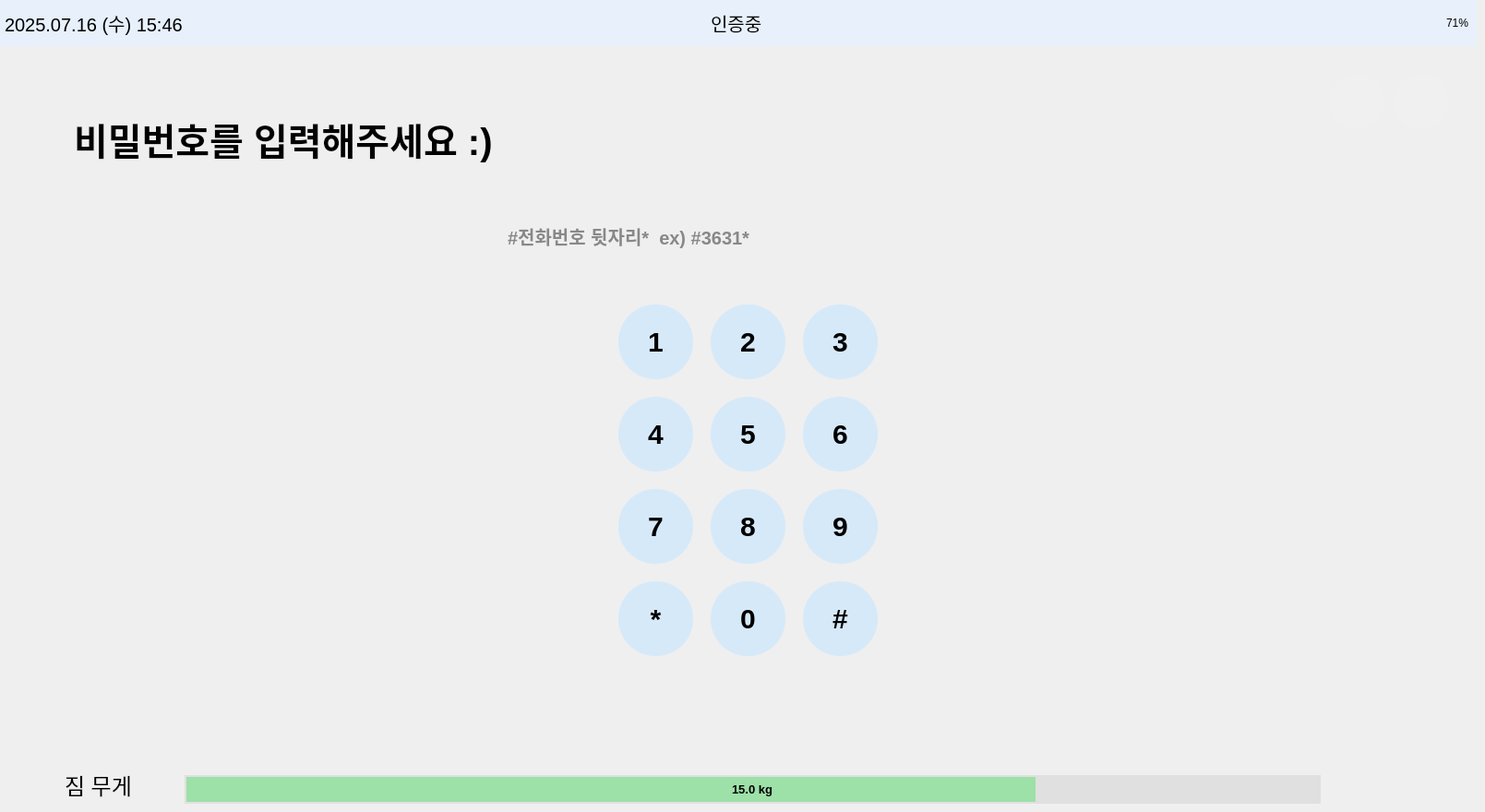
    <widget class="QWidget" name="page_user_valid">
     <widget class="QPushButton" name="btn_home11">
      <property name="geometry">
       <rect>
        <x>1440</x>
        <y>80</y>
        <width>60</width>
        <height>60</height>
       </rect>
      </property>
      <property name="palette">
       <palette>
        <active>
         <colorrole role="Button">
          <brush brushstyle="SolidPattern">
           <color alpha="255">
            <red>240</red>
            <green>240</green>
            <blue>240</blue>
           </color>
          </brush>
         </colorrole>
         <colorrole role="Base">
          <brush brushstyle="SolidPattern">
           <color alpha="255">
            <red>240</red>
            <green>240</green>
            <blue>240</blue>
           </color>
          </brush>
         </colorrole>
         <colorrole role="Window">
          <brush brushstyle="SolidPattern">
           <color alpha="255">
            <red>240</red>
            <green>240</green>
            <blue>240</blue>
           </color>
          </brush>
         </colorrole>
        </active>
        <inactive>
         <colorrole role="Button">
          <brush brushstyle="SolidPattern">
           <color alpha="255">
            <red>240</red>
            <green>240</green>
            <blue>240</blue>
           </color>
          </brush>
         </colorrole>
         <colorrole role="Base">
          <brush brushstyle="SolidPattern">
           <color alpha="255">
            <red>240</red>
            <green>240</green>
            <blue>240</blue>
           </color>
          </brush>
         </colorrole>
         <colorrole role="Window">
          <brush brushstyle="SolidPattern">
           <color alpha="255">
            <red>240</red>
            <green>240</green>
            <blue>240</blue>
           </color>
          </brush>
         </colorrole>
        </inactive>
        <disabled>
         <colorrole role="Button">
          <brush brushstyle="SolidPattern">
           <color alpha="255">
            <red>240</red>
            <green>240</green>
            <blue>240</blue>
           </color>
          </brush>
         </colorrole>
         <colorrole role="Base">
          <brush brushstyle="SolidPattern">
           <color alpha="255">
            <red>240</red>
            <green>240</green>
            <blue>240</blue>
           </color>
          </brush>
         </colorrole>
         <colorrole role="Window">
          <brush brushstyle="SolidPattern">
           <color alpha="255">
            <red>240</red>
            <green>240</green>
            <blue>240</blue>
           </color>
          </brush>
         </colorrole>
        </disabled>
       </palette>
      </property>
      <property name="styleSheet">
       <string notr="true">QPushButton {
    border: none;
    border-radius: 30px;
    background-color: #F0F0F0;
}</string>
      </property>
      <property name="text">
       <string/>
      </property>
      <property name="icon">
       <iconset>
        <normaloff>icon/home.png</normaloff>icon/home.png</iconset>
      </property>
      <property name="iconSize">
       <size>
        <width>40</width>
        <height>40</height>
       </size>
      </property>
     </widget>
     <widget class="QPushButton" name="btn_back11">
      <property name="geometry">
       <rect>
        <x>1510</x>
        <y>80</y>
        <width>60</width>
        <height>60</height>
       </rect>
      </property>
      <property name="palette">
       <palette>
        <active>
         <colorrole role="Button">
          <brush brushstyle="SolidPattern">
           <color alpha="255">
            <red>240</red>
            <green>240</green>
            <blue>240</blue>
           </color>
          </brush>
         </colorrole>
         <colorrole role="Base">
          <brush brushstyle="SolidPattern">
           <color alpha="255">
            <red>240</red>
            <green>240</green>
            <blue>240</blue>
           </color>
          </brush>
         </colorrole>
         <colorrole role="Window">
          <brush brushstyle="SolidPattern">
           <color alpha="255">
            <red>240</red>
            <green>240</green>
            <blue>240</blue>
           </color>
          </brush>
         </colorrole>
        </active>
        <inactive>
         <colorrole role="Button">
          <brush brushstyle="SolidPattern">
           <color alpha="255">
            <red>240</red>
            <green>240</green>
            <blue>240</blue>
           </color>
          </brush>
         </colorrole>
         <colorrole role="Base">
          <brush brushstyle="SolidPattern">
           <color alpha="255">
            <red>240</red>
            <green>240</green>
            <blue>240</blue>
           </color>
          </brush>
         </colorrole>
         <colorrole role="Window">
          <brush brushstyle="SolidPattern">
           <color alpha="255">
            <red>240</red>
            <green>240</green>
            <blue>240</blue>
           </color>
          </brush>
         </colorrole>
        </inactive>
        <disabled>
         <colorrole role="Button">
          <brush brushstyle="SolidPattern">
           <color alpha="255">
            <red>240</red>
            <green>240</green>
            <blue>240</blue>
           </color>
          </brush>
         </colorrole>
         <colorrole role="Base">
          <brush brushstyle="SolidPattern">
           <color alpha="255">
            <red>240</red>
            <green>240</green>
            <blue>240</blue>
           </color>
          </brush>
         </colorrole>
         <colorrole role="Window">
          <brush brushstyle="SolidPattern">
           <color alpha="255">
            <red>240</red>
            <green>240</green>
            <blue>240</blue>
           </color>
          </brush>
         </colorrole>
        </disabled>
       </palette>
      </property>
      <property name="styleSheet">
       <string notr="true">QPushButton {
    border: none;
    border-radius: 30px;
    background-color: #F0F0F0;
}</string>
      </property>
      <property name="text">
       <string/>
      </property>
      <property name="icon">
       <iconset>
        <normaloff>icon/back.png</normaloff>icon/back.png</iconset>
      </property>
      <property name="iconSize">
       <size>
        <width>40</width>
        <height>40</height>
       </size>
      </property>
     </widget>
     <widget class="QProgressBar" name="weight_bar11">
      <property name="geometry">
       <rect>
        <x>200</x>
        <y>840</y>
        <width>1231</width>
        <height>31</height>
       </rect>
      </property>
      <property name="font">
       <font>
        <pointsize>10</pointsize>
        <weight>75</weight>
        <bold>true</bold>
       </font>
      </property>
      <property name="styleSheet">
       <string notr="true">QProgressBar {
    border: 2px solid #E0E0E0;         /* 테두리: 불투명 회색 */
    border-radius: 30px;               /* 둥글게 */
    background-color: #E0E0E0;         /* 배경: 불투명 연회색 */
    text-align: center;                /* 텍스트 중앙 정렬 */
}

QProgressBar::chunk {
    background-color: rgba(129, 224, 144, 180);   /* 초록색 바 + 투명도 */
    border-radius: 30px;
}
</string>
      </property>
      <property name="maximum">
       <number>20000</number>
      </property>
      <property name="value">
       <number>15000</number>
      </property>
      <property name="format">
       <string>15.0 kg</string>
      </property>
     </widget>
     <widget class="QFrame" name="topbar11">
      <property name="geometry">
       <rect>
        <x>0</x>
        <y>0</y>
        <width>1600</width>
        <height>50</height>
       </rect>
      </property>
      <property name="palette">
       <palette>
        <active>
         <colorrole role="WindowText">
          <brush brushstyle="SolidPattern">
           <color alpha="255">
            <red>0</red>
            <green>0</green>
            <blue>0</blue>
           </color>
          </brush>
         </colorrole>
         <colorrole role="Button">
          <brush brushstyle="SolidPattern">
           <color alpha="255">
            <red>231</red>
            <green>240</green>
            <blue>251</blue>
           </color>
          </brush>
         </colorrole>
         <colorrole role="Light">
          <brush brushstyle="SolidPattern">
           <color alpha="255">
            <red>255</red>
            <green>116</green>
            <blue>116</blue>
           </color>
          </brush>
         </colorrole>
         <colorrole role="Midlight">
          <brush brushstyle="SolidPattern">
           <color alpha="255">
            <red>247</red>
            <green>63</green>
            <blue>63</blue>
           </color>
          </brush>
         </colorrole>
         <colorrole role="Dark">
          <brush brushstyle="SolidPattern">
           <color alpha="255">
            <red>120</red>
            <green>6</green>
            <blue>6</blue>
           </color>
          </brush>
         </colorrole>
         <colorrole role="Mid">
          <brush brushstyle="SolidPattern">
           <color alpha="255">
            <red>160</red>
            <green>7</green>
            <blue>7</blue>
           </color>
          </brush>
         </colorrole>
         <colorrole role="Text">
          <brush brushstyle="SolidPattern">
           <color alpha="255">
            <red>0</red>
            <green>0</green>
            <blue>0</blue>
           </color>
          </brush>
         </colorrole>
         <colorrole role="BrightText">
          <brush brushstyle="SolidPattern">
           <color alpha="255">
            <red>255</red>
            <green>255</green>
            <blue>255</blue>
           </color>
          </brush>
         </colorrole>
         <colorrole role="ButtonText">
          <brush brushstyle="SolidPattern">
           <color alpha="255">
            <red>0</red>
            <green>0</green>
            <blue>0</blue>
           </color>
          </brush>
         </colorrole>
         <colorrole role="Base">
          <brush brushstyle="SolidPattern">
           <color alpha="255">
            <red>231</red>
            <green>240</green>
            <blue>251</blue>
           </color>
          </brush>
         </colorrole>
         <colorrole role="Window">
          <brush brushstyle="SolidPattern">
           <color alpha="255">
            <red>231</red>
            <green>240</green>
            <blue>251</blue>
           </color>
          </brush>
         </colorrole>
         <colorrole role="Shadow">
          <brush brushstyle="SolidPattern">
           <color alpha="255">
            <red>0</red>
            <green>0</green>
            <blue>0</blue>
           </color>
          </brush>
         </colorrole>
         <colorrole role="AlternateBase">
          <brush brushstyle="SolidPattern">
           <color alpha="255">
            <red>247</red>
            <green>133</green>
            <blue>133</blue>
           </color>
          </brush>
         </colorrole>
         <colorrole role="ToolTipBase">
          <brush brushstyle="SolidPattern">
           <color alpha="255">
            <red>255</red>
            <green>255</green>
            <blue>220</blue>
           </color>
          </brush>
         </colorrole>
         <colorrole role="ToolTipText">
          <brush brushstyle="SolidPattern">
           <color alpha="255">
            <red>0</red>
            <green>0</green>
            <blue>0</blue>
           </color>
          </brush>
         </colorrole>
         <colorrole role="PlaceholderText">
          <brush brushstyle="SolidPattern">
           <color alpha="128">
            <red>0</red>
            <green>0</green>
            <blue>0</blue>
           </color>
          </brush>
         </colorrole>
        </active>
        <inactive>
         <colorrole role="WindowText">
          <brush brushstyle="SolidPattern">
           <color alpha="255">
            <red>0</red>
            <green>0</green>
            <blue>0</blue>
           </color>
          </brush>
         </colorrole>
         <colorrole role="Button">
          <brush brushstyle="SolidPattern">
           <color alpha="255">
            <red>231</red>
            <green>240</green>
            <blue>251</blue>
           </color>
          </brush>
         </colorrole>
         <colorrole role="Light">
          <brush brushstyle="SolidPattern">
           <color alpha="255">
            <red>255</red>
            <green>116</green>
            <blue>116</blue>
           </color>
          </brush>
         </colorrole>
         <colorrole role="Midlight">
          <brush brushstyle="SolidPattern">
           <color alpha="255">
            <red>247</red>
            <green>63</green>
            <blue>63</blue>
           </color>
          </brush>
         </colorrole>
         <colorrole role="Dark">
          <brush brushstyle="SolidPattern">
           <color alpha="255">
            <red>120</red>
            <green>6</green>
            <blue>6</blue>
           </color>
          </brush>
         </colorrole>
         <colorrole role="Mid">
          <brush brushstyle="SolidPattern">
           <color alpha="255">
            <red>160</red>
            <green>7</green>
            <blue>7</blue>
           </color>
          </brush>
         </colorrole>
         <colorrole role="Text">
          <brush brushstyle="SolidPattern">
           <color alpha="255">
            <red>0</red>
            <green>0</green>
            <blue>0</blue>
           </color>
          </brush>
         </colorrole>
         <colorrole role="BrightText">
          <brush brushstyle="SolidPattern">
           <color alpha="255">
            <red>255</red>
            <green>255</green>
            <blue>255</blue>
           </color>
          </brush>
         </colorrole>
         <colorrole role="ButtonText">
          <brush brushstyle="SolidPattern">
           <color alpha="255">
            <red>0</red>
            <green>0</green>
            <blue>0</blue>
           </color>
          </brush>
         </colorrole>
         <colorrole role="Base">
          <brush brushstyle="SolidPattern">
           <color alpha="255">
            <red>231</red>
            <green>240</green>
            <blue>251</blue>
           </color>
          </brush>
         </colorrole>
         <colorrole role="Window">
          <brush brushstyle="SolidPattern">
           <color alpha="255">
            <red>231</red>
            <green>240</green>
            <blue>251</blue>
           </color>
          </brush>
         </colorrole>
         <colorrole role="Shadow">
          <brush brushstyle="SolidPattern">
           <color alpha="255">
            <red>0</red>
            <green>0</green>
            <blue>0</blue>
           </color>
          </brush>
         </colorrole>
         <colorrole role="AlternateBase">
          <brush brushstyle="SolidPattern">
           <color alpha="255">
            <red>247</red>
            <green>133</green>
            <blue>133</blue>
           </color>
          </brush>
         </colorrole>
         <colorrole role="ToolTipBase">
          <brush brushstyle="SolidPattern">
           <color alpha="255">
            <red>255</red>
            <green>255</green>
            <blue>220</blue>
           </color>
          </brush>
         </colorrole>
         <colorrole role="ToolTipText">
          <brush brushstyle="SolidPattern">
           <color alpha="255">
            <red>0</red>
            <green>0</green>
            <blue>0</blue>
           </color>
          </brush>
         </colorrole>
         <colorrole role="PlaceholderText">
          <brush brushstyle="SolidPattern">
           <color alpha="128">
            <red>0</red>
            <green>0</green>
            <blue>0</blue>
           </color>
          </brush>
         </colorrole>
        </inactive>
        <disabled>
         <colorrole role="WindowText">
          <brush brushstyle="SolidPattern">
           <color alpha="255">
            <red>120</red>
            <green>6</green>
            <blue>6</blue>
           </color>
          </brush>
         </colorrole>
         <colorrole role="Button">
          <brush brushstyle="SolidPattern">
           <color alpha="255">
            <red>231</red>
            <green>240</green>
            <blue>251</blue>
           </color>
          </brush>
         </colorrole>
         <colorrole role="Light">
          <brush brushstyle="SolidPattern">
           <color alpha="255">
            <red>255</red>
            <green>116</green>
            <blue>116</blue>
           </color>
          </brush>
         </colorrole>
         <colorrole role="Midlight">
          <brush brushstyle="SolidPattern">
           <color alpha="255">
            <red>247</red>
            <green>63</green>
            <blue>63</blue>
           </color>
          </brush>
         </colorrole>
         <colorrole role="Dark">
          <brush brushstyle="SolidPattern">
           <color alpha="255">
            <red>120</red>
            <green>6</green>
            <blue>6</blue>
           </color>
          </brush>
         </colorrole>
         <colorrole role="Mid">
          <brush brushstyle="SolidPattern">
           <color alpha="255">
            <red>160</red>
            <green>7</green>
            <blue>7</blue>
           </color>
          </brush>
         </colorrole>
         <colorrole role="Text">
          <brush brushstyle="SolidPattern">
           <color alpha="255">
            <red>120</red>
            <green>6</green>
            <blue>6</blue>
           </color>
          </brush>
         </colorrole>
         <colorrole role="BrightText">
          <brush brushstyle="SolidPattern">
           <color alpha="255">
            <red>255</red>
            <green>255</green>
            <blue>255</blue>
           </color>
          </brush>
         </colorrole>
         <colorrole role="ButtonText">
          <brush brushstyle="SolidPattern">
           <color alpha="255">
            <red>120</red>
            <green>6</green>
            <blue>6</blue>
           </color>
          </brush>
         </colorrole>
         <colorrole role="Base">
          <brush brushstyle="SolidPattern">
           <color alpha="255">
            <red>231</red>
            <green>240</green>
            <blue>251</blue>
           </color>
          </brush>
         </colorrole>
         <colorrole role="Window">
          <brush brushstyle="SolidPattern">
           <color alpha="255">
            <red>231</red>
            <green>240</green>
            <blue>251</blue>
           </color>
          </brush>
         </colorrole>
         <colorrole role="Shadow">
          <brush brushstyle="SolidPattern">
           <color alpha="255">
            <red>0</red>
            <green>0</green>
            <blue>0</blue>
           </color>
          </brush>
         </colorrole>
         <colorrole role="AlternateBase">
          <brush brushstyle="SolidPattern">
           <color alpha="255">
            <red>240</red>
            <green>11</green>
            <blue>11</blue>
           </color>
          </brush>
         </colorrole>
         <colorrole role="ToolTipBase">
          <brush brushstyle="SolidPattern">
           <color alpha="255">
            <red>255</red>
            <green>255</green>
            <blue>220</blue>
           </color>
          </brush>
         </colorrole>
         <colorrole role="ToolTipText">
          <brush brushstyle="SolidPattern">
           <color alpha="255">
            <red>0</red>
            <green>0</green>
            <blue>0</blue>
           </color>
          </brush>
         </colorrole>
         <colorrole role="PlaceholderText">
          <brush brushstyle="SolidPattern">
           <color alpha="128">
            <red>0</red>
            <green>0</green>
            <blue>0</blue>
           </color>
          </brush>
         </colorrole>
        </disabled>
       </palette>
      </property>
      <property name="styleSheet">
       <string>background-color: #e7f0fb;</string>
      </property>
      <widget class="QLabel" name="label_datetime11">
       <property name="geometry">
        <rect>
         <x>5</x>
         <y>0</y>
         <width>331</width>
         <height>50</height>
        </rect>
       </property>
       <property name="font">
        <font>
         <pointsize>15</pointsize>
        </font>
       </property>
       <property name="text">
        <string>2025.07.16 (수) 15:46</string>
       </property>
      </widget>
      <widget class="QLabel" name="label_battery11">
       <property name="geometry">
        <rect>
         <x>1470</x>
         <y>0</y>
         <width>121</width>
         <height>50</height>
        </rect>
       </property>
       <property name="text">
        <string>71%</string>
       </property>
       <property name="alignment">
        <set>Qt::AlignRight|Qt::AlignTrailing|Qt::AlignVCenter</set>
       </property>
      </widget>
      <widget class="QLabel" name="label_status11">
       <property name="geometry">
        <rect>
         <x>770</x>
         <y>0</y>
         <width>141</width>
         <height>50</height>
        </rect>
       </property>
       <property name="font">
        <font>
         <pointsize>15</pointsize>
         <weight>50</weight>
         <bold>false</bold>
        </font>
       </property>
       <property name="text">
        <string>인증중</string>
       </property>
      </widget>
      <widget class="QLabel" name="label_image11">
       <property name="geometry">
        <rect>
         <x>720</x>
         <y>3</y>
         <width>51</width>
         <height>51</height>
        </rect>
       </property>
       <property name="font">
        <font>
         <pointsize>14</pointsize>
        </font>
       </property>
       <property name="text">
        <string/>
       </property>
       <property name="pixmap">
        <pixmap>icon/사용자인증중.png</pixmap>
       </property>
       <property name="scaledContents">
        <bool>true</bool>
       </property>
      </widget>
     </widget>
     <widget class="QLabel" name="label_ps_text11">
      <property name="geometry">
       <rect>
        <x>80</x>
        <y>90</y>
        <width>1361</width>
        <height>121</height>
       </rect>
      </property>
      <property name="font">
       <font>
        <pointsize>30</pointsize>
        <weight>75</weight>
        <bold>true</bold>
       </font>
      </property>
      <property name="styleSheet">
       <string notr="true">background-color: rgba(255, 255, 255, 0);</string>
      </property>
      <property name="text">
       <string>비밀번호를 입력해주세요 :)</string>
      </property>
      <property name="alignment">
       <set>Qt::AlignLeading|Qt::AlignLeft|Qt::AlignVCenter</set>
      </property>
     </widget>
     <widget class="QLabel" name="label_weight11">
      <property name="geometry">
       <rect>
        <x>70</x>
        <y>830</y>
        <width>101</width>
        <height>41</height>
       </rect>
      </property>
      <property name="font">
       <font>
        <pointsize>18</pointsize>
       </font>
      </property>
      <property name="styleSheet">
       <string notr="true">QLabel {
    color: #000000;  /* 원하는 색상 코드로 변경 */
}
</string>
      </property>
      <property name="text">
       <string>짐 무게</string>
      </property>
      <property name="alignment">
       <set>Qt::AlignLeading|Qt::AlignLeft|Qt::AlignVCenter</set>
      </property>
     </widget>
     <widget class="QLabel" name="label_ps_hint11">
      <property name="geometry">
       <rect>
        <x>550</x>
        <y>230</y>
        <width>351</width>
        <height>51</height>
       </rect>
      </property>
      <property name="font">
       <font>
        <pointsize>15</pointsize>
        <weight>75</weight>
        <bold>true</bold>
       </font>
      </property>
      <property name="styleSheet">
       <string notr="true">QLabel {
    background-color: transparent;
    color: #888888;  /* 연한 회색 */
}
</string>
      </property>
      <property name="text">
       <string>#전화번호 뒷자리*  ex) #3631*</string>
      </property>
      <property name="alignment">
       <set>Qt::AlignLeading|Qt::AlignLeft|Qt::AlignVCenter</set>
      </property>
     </widget>
     <widget class="QPushButton" name="btn_1">
      <property name="geometry">
       <rect>
        <x>670</x>
        <y>330</y>
        <width>81</width>
        <height>81</height>
       </rect>
      </property>
      <property name="font">
       <font>
        <pointsize>-1</pointsize>
        <weight>75</weight>
        <bold>true</bold>
       </font>
      </property>
      <property name="styleSheet">
       <string notr="true">QPushButton {
    background-color: #d6e9f9;
    border: none;
    border-radius: 40px;        /* 반지름 = 버튼 크기 절반 */
    min-width: 80px;
    min-height: 80px;
    font-size: 30px;
    font-weight: bold;
    color: #000000;
}
</string>
      </property>
      <property name="text">
       <string>1</string>
      </property>
     </widget>
     <widget class="QPushButton" name="btn_2">
      <property name="geometry">
       <rect>
        <x>770</x>
        <y>330</y>
        <width>81</width>
        <height>81</height>
       </rect>
      </property>
      <property name="font">
       <font>
        <pointsize>-1</pointsize>
        <weight>75</weight>
        <bold>true</bold>
       </font>
      </property>
      <property name="styleSheet">
       <string notr="true">QPushButton {
    background-color: #d6e9f9;
    border: none;
    border-radius: 40px;        /* 반지름 = 버튼 크기 절반 */
    min-width: 80px;
    min-height: 80px;
    font-size: 30px;
    font-weight: bold;
    color: #000000;
}
</string>
      </property>
      <property name="text">
       <string>2</string>
      </property>
     </widget>
     <widget class="QPushButton" name="btn_3">
      <property name="geometry">
       <rect>
        <x>870</x>
        <y>330</y>
        <width>81</width>
        <height>81</height>
       </rect>
      </property>
      <property name="font">
       <font>
        <pointsize>-1</pointsize>
        <weight>75</weight>
        <bold>true</bold>
       </font>
      </property>
      <property name="styleSheet">
       <string notr="true">QPushButton {
    background-color: #d6e9f9;
    border: none;
    border-radius: 40px;        /* 반지름 = 버튼 크기 절반 */
    min-width: 80px;
    min-height: 80px;
    font-size: 30px;
    font-weight: bold;
    color: #000000;
}
</string>
      </property>
      <property name="text">
       <string>3</string>
      </property>
     </widget>
     <widget class="QPushButton" name="btn_4">
      <property name="geometry">
       <rect>
        <x>670</x>
        <y>430</y>
        <width>81</width>
        <height>81</height>
       </rect>
      </property>
      <property name="font">
       <font>
        <pointsize>-1</pointsize>
        <weight>75</weight>
        <bold>true</bold>
       </font>
      </property>
      <property name="styleSheet">
       <string notr="true">QPushButton {
    background-color: #d6e9f9;
    border: none;
    border-radius: 40px;        /* 반지름 = 버튼 크기 절반 */
    min-width: 80px;
    min-height: 80px;
    font-size: 30px;
    font-weight: bold;
    color: #000000;
}
</string>
      </property>
      <property name="text">
       <string>4</string>
      </property>
     </widget>
     <widget class="QPushButton" name="btn_5">
      <property name="geometry">
       <rect>
        <x>770</x>
        <y>430</y>
        <width>81</width>
        <height>81</height>
       </rect>
      </property>
      <property name="font">
       <font>
        <pointsize>-1</pointsize>
        <weight>75</weight>
        <bold>true</bold>
       </font>
      </property>
      <property name="styleSheet">
       <string notr="true">QPushButton {
    background-color: #d6e9f9;
    border: none;
    border-radius: 40px;        /* 반지름 = 버튼 크기 절반 */
    min-width: 80px;
    min-height: 80px;
    font-size: 30px;
    font-weight: bold;
    color: #000000;
}
</string>
      </property>
      <property name="text">
       <string>5</string>
      </property>
     </widget>
     <widget class="QPushButton" name="btn_6">
      <property name="geometry">
       <rect>
        <x>870</x>
        <y>430</y>
        <width>81</width>
        <height>81</height>
       </rect>
      </property>
      <property name="font">
       <font>
        <pointsize>-1</pointsize>
        <weight>75</weight>
        <bold>true</bold>
       </font>
      </property>
      <property name="styleSheet">
       <string notr="true">QPushButton {
    background-color: #d6e9f9;
    border: none;
    border-radius: 40px;        /* 반지름 = 버튼 크기 절반 */
    min-width: 80px;
    min-height: 80px;
    font-size: 30px;
    font-weight: bold;
    color: #000000;
}
</string>
      </property>
      <property name="text">
       <string>6</string>
      </property>
     </widget>
     <widget class="QPushButton" name="btn_9">
      <property name="geometry">
       <rect>
        <x>870</x>
        <y>530</y>
        <width>81</width>
        <height>81</height>
       </rect>
      </property>
      <property name="font">
       <font>
        <pointsize>-1</pointsize>
        <weight>75</weight>
        <bold>true</bold>
       </font>
      </property>
      <property name="styleSheet">
       <string notr="true">QPushButton {
    background-color: #d6e9f9;
    border: none;
    border-radius: 40px;        /* 반지름 = 버튼 크기 절반 */
    min-width: 80px;
    min-height: 80px;
    font-size: 30px;
    font-weight: bold;
    color: #000000;
}
</string>
      </property>
      <property name="text">
       <string>9</string>
      </property>
     </widget>
     <widget class="QPushButton" name="btn_7">
      <property name="geometry">
       <rect>
        <x>670</x>
        <y>530</y>
        <width>81</width>
        <height>81</height>
       </rect>
      </property>
      <property name="font">
       <font>
        <pointsize>-1</pointsize>
        <weight>75</weight>
        <bold>true</bold>
       </font>
      </property>
      <property name="styleSheet">
       <string notr="true">QPushButton {
    background-color: #d6e9f9;
    border: none;
    border-radius: 40px;        /* 반지름 = 버튼 크기 절반 */
    min-width: 80px;
    min-height: 80px;
    font-size: 30px;
    font-weight: bold;
    color: #000000;
}
</string>
      </property>
      <property name="text">
       <string>7</string>
      </property>
     </widget>
     <widget class="QPushButton" name="btn_8">
      <property name="geometry">
       <rect>
        <x>770</x>
        <y>530</y>
        <width>81</width>
        <height>81</height>
       </rect>
      </property>
      <property name="font">
       <font>
        <pointsize>-1</pointsize>
        <weight>75</weight>
        <bold>true</bold>
       </font>
      </property>
      <property name="styleSheet">
       <string notr="true">QPushButton {
    background-color: #d6e9f9;
    border: none;
    border-radius: 40px;        /* 반지름 = 버튼 크기 절반 */
    min-width: 80px;
    min-height: 80px;
    font-size: 30px;
    font-weight: bold;
    color: #000000;
}
</string>
      </property>
      <property name="text">
       <string>8</string>
      </property>
     </widget>
     <widget class="QPushButton" name="btn_sharp">
      <property name="geometry">
       <rect>
        <x>870</x>
        <y>630</y>
        <width>81</width>
        <height>81</height>
       </rect>
      </property>
      <property name="font">
       <font>
        <pointsize>-1</pointsize>
        <weight>75</weight>
        <bold>true</bold>
       </font>
      </property>
      <property name="styleSheet">
       <string notr="true">QPushButton {
    background-color: #d6e9f9;
    border: none;
    border-radius: 40px;        /* 반지름 = 버튼 크기 절반 */
    min-width: 80px;
    min-height: 80px;
    font-size: 30px;
    font-weight: bold;
    color: #000000;
}
</string>
      </property>
      <property name="text">
       <string>#</string>
      </property>
     </widget>
     <widget class="QPushButton" name="btn_star">
      <property name="geometry">
       <rect>
        <x>670</x>
        <y>630</y>
        <width>81</width>
        <height>81</height>
       </rect>
      </property>
      <property name="font">
       <font>
        <pointsize>-1</pointsize>
        <weight>75</weight>
        <bold>true</bold>
       </font>
      </property>
      <property name="styleSheet">
       <string notr="true">QPushButton {
    background-color: #d6e9f9;
    border: none;
    border-radius: 40px;        /* 반지름 = 버튼 크기 절반 */
    min-width: 80px;
    min-height: 80px;
    font-size: 30px;
    font-weight: bold;
    color: #000000;
}
</string>
      </property>
      <property name="text">
       <string>*</string>
      </property>
     </widget>
     <widget class="QPushButton" name="btn_0">
      <property name="geometry">
       <rect>
        <x>770</x>
        <y>630</y>
        <width>81</width>
        <height>81</height>
       </rect>
      </property>
      <property name="font">
       <font>
        <pointsize>-1</pointsize>
        <weight>75</weight>
        <bold>true</bold>
       </font>
      </property>
      <property name="styleSheet">
       <string notr="true">QPushButton {
    background-color: #d6e9f9;
    border: none;
    border-radius: 40px;        /* 반지름 = 버튼 크기 절반 */
    min-width: 80px;
    min-height: 80px;
    font-size: 30px;
    font-weight: bold;
    color: #000000;
}
</string>
      </property>
      <property name="text">
       <string>0</string>
      </property>
     </widget>
    </widget>
